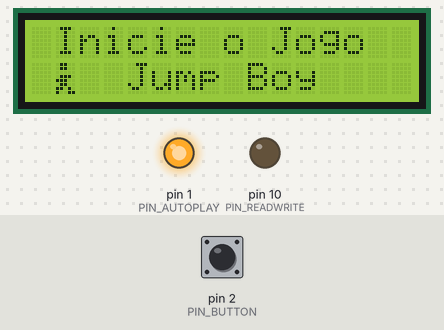
The sketch below on a simulated Arduino Uno, built with avr-gcc and run on an emulated ATmega328P. Shown: 16×2 character LCD, output pins drawn as LEDs (lit = HIGH). The inputs (shaded band) are chosen by the test bench; at power-on: pin 2 (PIN_BUTTON) HIGH. Random numbers use the default seed unless the sketch sets one; pins used as bus, display or sensor lines are not drawn.

Above: at 1.3 s.
1.4 s: pin 2 (PIN_BUTTON) pulled LOW for 0.15 s
At 1.59 s:
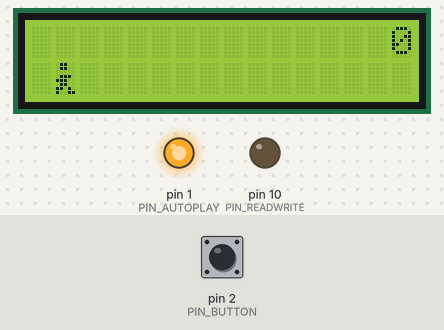
2.1 s: pin 2 (PIN_BUTTON) pulled LOW for 1 s
At 2.25 s:
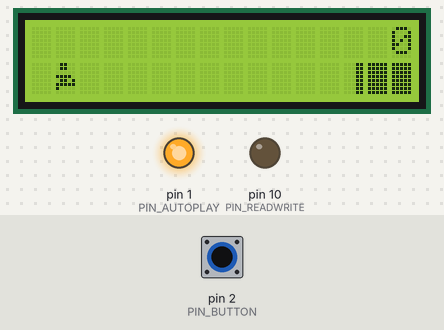
3.7 s: pin 2 (PIN_BUTTON) pulled LOW for 0.15 s
At 3.84 s:
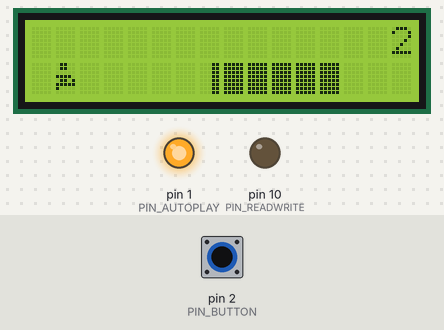
4.4 s: pin 2 (PIN_BUTTON) pulsed LOW 2 times (0.12 s each, 0.3 s apart)
At 4.89 s:
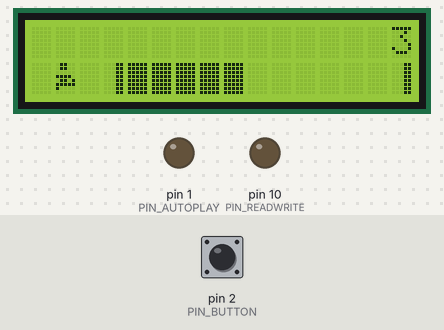
6.7 s: pin 2 (PIN_BUTTON) pulsed LOW 5 times (0.12 s each, 0.3 s apart)
At 8.61 s:
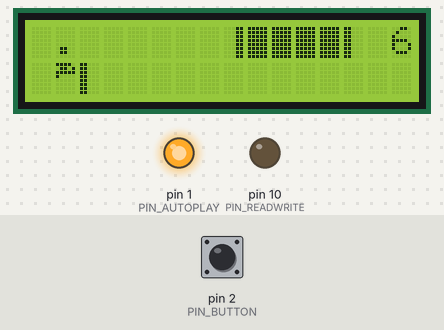
9.7 s: pin 2 (PIN_BUTTON) pulled LOW for 3.2 s
At 11.27 s:
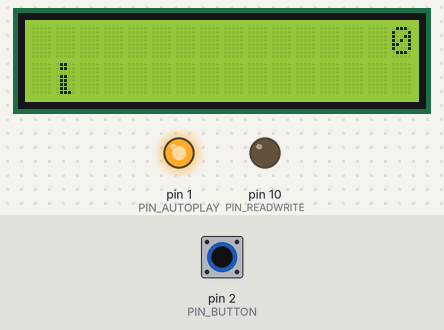
Timing chart, 0 to 16.2 s (numbered marks = the images above; inputs shaded):
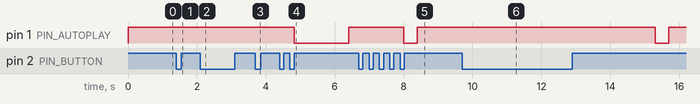

The sketch:

Jogo_Jump_Boy.ino
```cpp
#include <LiquidCrystal_I2C.h>

#define PIN_BUTTON 2
#define PIN_AUTOPLAY 1
#define PIN_READWRITE 10
#define PIN_CONTRAST 12

#define SPRITE_RUN1 1
#define SPRITE_RUN2 2
#define SPRITE_JUMP 3
#define SPRITE_JUMP_UPPER '.'
#define SPRITE_JUMP_LOWER 4
#define SPRITE_TERRAIN_EMPTY ' '
#define SPRITE_TERRAIN_SOLID 5
#define SPRITE_TERRAIN_SOLID_RIGHT 6
#define SPRITE_TERRAIN_SOLID_LEFT 7

#define HERO_HORIZONTAL_POSITION 1  // Define a posição horizontal do personagem na tela

#define TERRAIN_WIDTH 16
#define TERRAIN_EMPTY 0
#define TERRAIN_LOWER_BLOCK 1
#define TERRAIN_UPPER_BLOCK 2

#define HERO_POSITION_OFF 0          // Torna personagem invisível
#define HERO_POSITION_RUN_LOWER_1 1  // Posição do personagem        (pose 1)
#define HERO_POSITION_RUN_LOWER_2 2  //                              (pose 2)

#define HERO_POSITION_JUMP_1 3   // Inicia o salto
#define HERO_POSITION_JUMP_2 4   // Metade do caminha para cima
#define HERO_POSITION_JUMP_3 5   // Salta para a linha superior
#define HERO_POSITION_JUMP_4 6   // Salta para a linha superior
#define HERO_POSITION_JUMP_5 7   // Salta para a linha superior
#define HERO_POSITION_JUMP_6 8   // Salta para a linha superior
#define HERO_POSITION_JUMP_7 9   // Metade do caminho para baixo
#define HERO_POSITION_JUMP_8 10  // Define local de caminhada

#define HERO_POSITION_RUN_UPPER_1 11  // Personagem executado em linha superior (pose 1)
#define HERO_POSITION_RUN_UPPER_2 12  //

LiquidCrystal_I2C lcd(0x27, 16, 2);

static char terrainUpper[TERRAIN_WIDTH + 1];
static char terrainLower[TERRAIN_WIDTH + 1];
static bool buttonPushed = false;

void initializeGraphics() {
  static byte graphics[] = {
    // Posição 1
    B01100,
    B01100,
    B00000,
    B01110,
    B11100,
    B01100,
    B11010,
    B10011,
    // Posição 2
    B01100,
    B01100,
    B00000,
    B01100,
    B01100,
    B01100,
    B01100,
    B01110,
    // Salto
    B01100,
    B01100,
    B00000,
    B11110,
    B01101,
    B11111,
    B10000,
    B00000,
    // Salto baixo
    B11110,
    B01101,
    B11111,
    B10000,
    B00000,
    B00000,
    B00000,
    B00000,
    // Chão
    B11111,
    B11111,
    B11111,
    B11111,
    B11111,
    B11111,
    B11111,
    B11111,
    // Chão a direita
    B00011,
    B00011,
    B00011,
    B00011,
    B00011,
    B00011,
    B00011,
    B00011,
    // Chão a esquerda
    B11000,
    B11000,
    B11000,
    B11000,
    B11000,
    B11000,
    B11000,
    B11000,
  };

  int i;
  // Desenha personagem e campo
  for (i = 0; i < 7; ++i) {
    lcd.createChar(i + 1, &graphics[i * 8]);
  }
  for (i = 0; i < TERRAIN_WIDTH; ++i) {
    terrainUpper[i] = SPRITE_TERRAIN_EMPTY;
    terrainLower[i] = SPRITE_TERRAIN_EMPTY;
  }
}

// Desliza o terreno para esquerda
void advanceTerrain(char* terrain, byte newTerrain) {
  for (int i = 0; i < TERRAIN_WIDTH; ++i) {
    char current = terrain[i];
    char next = (i == TERRAIN_WIDTH - 1) ? newTerrain : terrain[i + 1];
    switch (current) {
      case SPRITE_TERRAIN_EMPTY:
        terrain[i] = (next == SPRITE_TERRAIN_SOLID) ? SPRITE_TERRAIN_SOLID_RIGHT : SPRITE_TERRAIN_EMPTY;
        break;
      case SPRITE_TERRAIN_SOLID:
        terrain[i] = (next == SPRITE_TERRAIN_EMPTY) ? SPRITE_TERRAIN_SOLID_LEFT : SPRITE_TERRAIN_SOLID;
        break;
      case SPRITE_TERRAIN_SOLID_RIGHT:
        terrain[i] = SPRITE_TERRAIN_SOLID;
        break;
      case SPRITE_TERRAIN_SOLID_LEFT:
        terrain[i] = SPRITE_TERRAIN_EMPTY;
        break;
    }
  }
}

bool drawHero(byte position, char* terrainUpper, char* terrainLower, unsigned int score) {
  bool collide = false;
  char upperSave = terrainUpper[HERO_HORIZONTAL_POSITION];
  char lowerSave = terrainLower[HERO_HORIZONTAL_POSITION];
  byte upper, lower;
  switch (position) {
    case HERO_POSITION_OFF:
      upper = lower = SPRITE_TERRAIN_EMPTY;
      break;
    case HERO_POSITION_RUN_LOWER_1:
      upper = SPRITE_TERRAIN_EMPTY;
      lower = SPRITE_RUN1;
      break;
    case HERO_POSITION_RUN_LOWER_2:
      upper = SPRITE_TERRAIN_EMPTY;
      lower = SPRITE_RUN2;
      break;
    case HERO_POSITION_JUMP_1:
    case HERO_POSITION_JUMP_8:
      upper = SPRITE_TERRAIN_EMPTY;
      lower = SPRITE_JUMP;
      break;
    case HERO_POSITION_JUMP_2:
    case HERO_POSITION_JUMP_7:
      upper = SPRITE_JUMP_UPPER;
      lower = SPRITE_JUMP_LOWER;
      break;
    case HERO_POSITION_JUMP_3:
    case HERO_POSITION_JUMP_4:
    case HERO_POSITION_JUMP_5:
    case HERO_POSITION_JUMP_6:
      upper = SPRITE_JUMP;
      lower = SPRITE_TERRAIN_EMPTY;
      break;
    case HERO_POSITION_RUN_UPPER_1:
      upper = SPRITE_RUN1;
      lower = SPRITE_TERRAIN_EMPTY;
      break;
    case HERO_POSITION_RUN_UPPER_2:
      upper = SPRITE_RUN2;
      lower = SPRITE_TERRAIN_EMPTY;
      break;
  }
  if (upper != ' ') {
    terrainUpper[HERO_HORIZONTAL_POSITION] = upper;
    collide = (upperSave == SPRITE_TERRAIN_EMPTY) ? false : true;
  }
  if (lower != ' ') {
    terrainLower[HERO_HORIZONTAL_POSITION] = lower;
    collide |= (lowerSave == SPRITE_TERRAIN_EMPTY) ? false : true;
  }

  byte digits = (score > 9999) ? 5 : (score > 999) ? 4
                                   : (score > 99)  ? 3
                                   : (score > 9)   ? 2
                                                   : 1;

  // Desenha a cena
  terrainUpper[TERRAIN_WIDTH] = '\0';
  terrainLower[TERRAIN_WIDTH] = '\0';
  char temp = terrainUpper[16 - digits];
  terrainUpper[16 - digits] = '\0';
  lcd.setCursor(0, 0);
  lcd.print(terrainUpper);
  terrainUpper[16 - digits] = temp;
  lcd.setCursor(0, 1);
  lcd.print(terrainLower);

  lcd.setCursor(16 - digits, 0);
  lcd.print(score);

  terrainUpper[HERO_HORIZONTAL_POSITION] = upperSave;
  terrainLower[HERO_HORIZONTAL_POSITION] = lowerSave;
  return collide;
}

// Considerar o premir do botão como uma interrupção
void buttonPush() {
  buttonPushed = true;
}

void setup() {
  pinMode(PIN_READWRITE, OUTPUT);
  digitalWrite(PIN_READWRITE, LOW);
  pinMode(PIN_CONTRAST, OUTPUT);
  digitalWrite(PIN_CONTRAST, HIGH);
  pinMode(PIN_BUTTON, INPUT);
  digitalWrite(PIN_BUTTON, HIGH);
  pinMode(PIN_AUTOPLAY, OUTPUT);
  digitalWrite(PIN_AUTOPLAY, HIGH);

  attachInterrupt(0 /*PIN_BUTTON*/, buttonPush, FALLING);

  initializeGraphics();

  lcd.init();
  lcd.setBacklight(HIGH);
}

void loop() {
  static byte heroPos = HERO_POSITION_RUN_LOWER_1;
  static byte newTerrainType = TERRAIN_EMPTY;
  static byte newTerrainDuration = 1;
  static bool playing = false;
  static bool blink = false;
  static unsigned int distance = 0;

  if (!playing) {
    drawHero((blink) ? HERO_POSITION_OFF : heroPos, terrainUpper, terrainLower, distance >> 3);
    if (blink) {
      lcd.setCursor(1, 0);
      lcd.print(" Vitor            ");
      lcd.setCursor(4, 1);
      lcd.print("  Ferrari          ");
      delay(1000);
    }
    {
      lcd.setCursor(1, 0);
      lcd.print("Inicie o Jogo               ");
      lcd.setCursor(4, 1);
      lcd.print("Jump Boy                 ");
      delay(1000);
    }
    delay(250);
    blink = !blink;
    if (buttonPushed) {
      initializeGraphics();
      heroPos = HERO_POSITION_RUN_LOWER_1;
      playing = true;
      buttonPushed = false;
      distance = 0;
    }
    return;
  }

  // Desloca o terreno para esquerda
  advanceTerrain(terrainLower, newTerrainType == TERRAIN_LOWER_BLOCK ? SPRITE_TERRAIN_SOLID : SPRITE_TERRAIN_EMPTY);
  advanceTerrain(terrainUpper, newTerrainType == TERRAIN_UPPER_BLOCK ? SPRITE_TERRAIN_SOLID : SPRITE_TERRAIN_EMPTY);

  // Cria um novo terreno para entrar a direita
  if (--newTerrainDuration == 0) {
    if (newTerrainType == TERRAIN_EMPTY) {
      newTerrainType = (random(3) == 0) ? TERRAIN_UPPER_BLOCK : TERRAIN_LOWER_BLOCK;
      newTerrainDuration = 2 + random(10);
    } else {
      newTerrainType = TERRAIN_EMPTY;
      newTerrainDuration = 10 + random(10);
    }
  }

  if (buttonPushed) {
    if (heroPos <= HERO_POSITION_RUN_LOWER_2) heroPos = HERO_POSITION_JUMP_1;
    buttonPushed = false;
  }

  if (drawHero(heroPos, terrainUpper, terrainLower, distance >> 3)) {
    playing = false;  // O personagem colidiu com algo
  } else {
    if (heroPos == HERO_POSITION_RUN_LOWER_2 || heroPos == HERO_POSITION_JUMP_8) {
      heroPos = HERO_POSITION_RUN_LOWER_1;
    } else if ((heroPos >= HERO_POSITION_JUMP_3 && heroPos <= HERO_POSITION_JUMP_5) && terrainLower[HERO_HORIZONTAL_POSITION] != SPRITE_TERRAIN_EMPTY) {
      heroPos = HERO_POSITION_RUN_UPPER_1;
    } else if (heroPos >= HERO_POSITION_RUN_UPPER_1 && terrainLower[HERO_HORIZONTAL_POSITION] == SPRITE_TERRAIN_EMPTY) {
      heroPos = HERO_POSITION_JUMP_5;
    } else if (heroPos == HERO_POSITION_RUN_UPPER_2) {
      heroPos = HERO_POSITION_RUN_UPPER_1;
    } else {
      ++heroPos;
    }
    ++distance;

    digitalWrite(PIN_AUTOPLAY, terrainLower[HERO_HORIZONTAL_POSITION + 2] == SPRITE_TERRAIN_EMPTY ? HIGH : LOW);
  }
  delay(100);
}
```

Measured:
- after the input at 9.7 s, pin 1 (PIN_AUTOPLAY): HIGH → LOW after 5.6 s, → HIGH 0.40 s later
